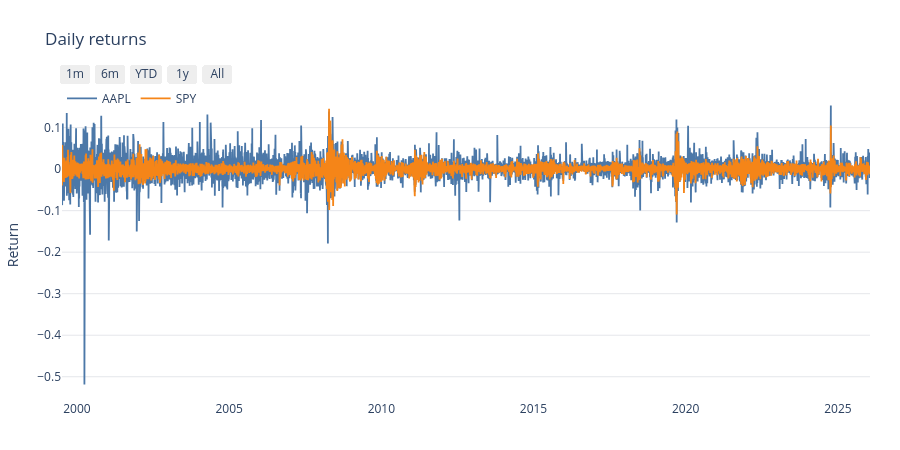

The code cell stored with this chart in its notebook:
### Markdown cell above
## Quick column charts: `q.plot.col`

`q.plot.col` renders any Series/DataFrame column selection as an interactive line
chart, with shell-style wildcard support (e.g. `"*_ret"`) for selecting multiple
columns at once:

### Code cell
fig = q.plot.col(returns, title="Daily returns", ylabel="Return")
fig.show()

### Figure 1 — Plotly figure (JSON) as saved in the notebook; plotly's stock layout.template omitted (floating-point values rounded to 4 significant figures; data arrays with more than 128 entries replaced by an {"elided": "..."} marker saying what was removed)
{"data": [{"line": {"color": "#4C78A8", "width": 1.8}, "mode": "lines", "name": "AAPL", "type": "scatter", "x": {"elided": "6677 str values"}, "y": {"elided": "6677 float values"}}, {"line": {"color": "#F58518", "width": 1.8}, "mode": "lines", "name": "SPY", "type": "scatter", "x": {"elided": "6677 str values"}, "y": {"elided": "6677 float values"}}], "layout": {"height": 450, "hovermode": "x unified", "legend": {"orientation": "h", "x": 0, "xanchor": "left", "y": 1.02}, "margin": {"b": 50, "l": 60, "r": 30, "t": 90}, "title": {"text": "Daily returns"}, "xaxis": {"range": ["2000-01-04T00:00:00", "2026-07-23T00:00:00"], "rangeselector": {"buttons": [{"count": 1, "label": "1m", "step": "month", "stepmode": "backward"}, {"count": 6, "label": "6m", "step": "month", "stepmode": "backward"}, {"count": 1, "label": "YTD", "step": "year", "stepmode": "todate"}, {"count": 1, "label": "1y", "step": "year", "stepmode": "backward"}, {"label": "All", "step": "all"}]}, "rangeslider": {"visible": false}, "showgrid": false, "ticklabelmode": "period"}, "yaxis": {"gridcolor": "#E5E7EB", "showgrid": true, "title": {"text": "Return"}, "zeroline": false}}}
